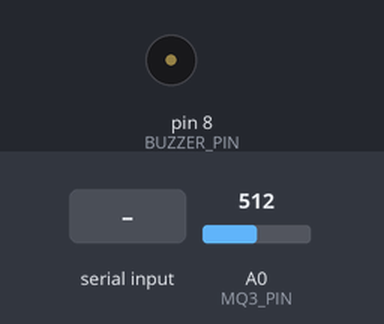
Simulated run of this sketch. Board: Arduino Uno, built with avr-gcc and run on an emulated ATmega328P. Shown: buzzer (waves = sounding). The inputs (shaded band) are chosen by the test bench; at power-on: A0 (MQ3_PIN) = 512. EEPROM starts erased; what the sketch prints to the serial monitor is not drawn.

Above: at 1.2 s.
1.3 s: A0 (MQ3_PIN) set to 716
4.2 s: "FACTORY\n" received over Serial
7.2 s: "PING\n" received over the second serial link
10.2 s: "BEEP\n" received over Serial
13.2 s: "FACTORY\n" received over the second serial link
16.2 s: A0 (MQ3_PIN) set to 511
At 61.4 s:
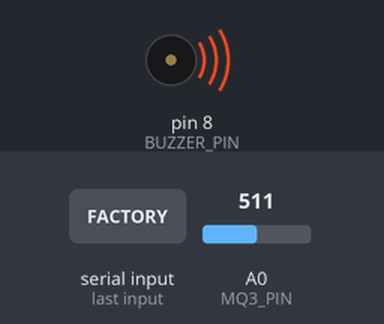
Timing chart, 0 to 62.0 s (numbered marks = the images above; inputs shaded):
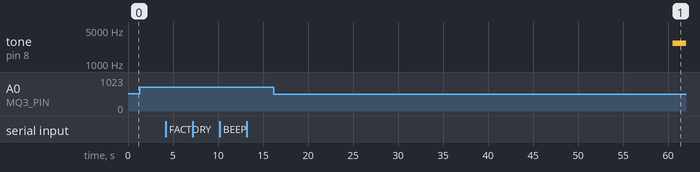

Measured:
- after the input at 1.3 s, every drawn part: stays the same
- after the input at 4.2 s, every drawn part: stays the same
- after the input at 7.2 s, every drawn part: stays the same
- after the input at 10.2 s, every drawn part: stays the same
- after the input at 13.2 s, every drawn part: stays the same

The sketch:

breathalyzer.ino
```cpp
/*
  IntegriScan breathalyzer firmware
  MQ-3 alcohol sensor on A0, buzzer on D8.

  Emits one JSON line per sample at 9600 baud to both the USB serial port and
  an HC-06 Bluetooth Classic (SPP) module. USB remains on D0/D1 for flashing
  and diagnostics; the HC-06 uses D3 (Arduino RX) and D4 (Arduino TX).

  Wiring (5 V Uno/Nano):
    HC-06 VCC -> Arduino 5 V
    HC-06 GND -> Arduino GND
    HC-06 TXD -> Arduino D3
    Arduino D4 -> 1 kOhm -> HC-06 RXD
    HC-06 RXD -> 2 kOhm -> GND
    HC-06 EN and STATE -> not connected

  The 1 kOhm/2 kOhm divider reduces the Arduino's 5 V TX signal to 3.3 V for
  the ZS-040 breakout. Do not connect D4 directly to HC-06 RXD. The EN and
  STATE carrier connections vary between ZS-040/FC-114 clones, so leave both
  open unless continuity testing or the exact board documentation proves that
  EN must be held at a 3.3 V normal-mode level. Never connect EN to 5 V.

  Hardware wiring and the first nine JSON fields are byte-for-byte compatible
  with the original revision, so an existing app build keeps working. This
  revision adds (all additive, nothing renamed or rescaled):

    * EEPROM-persisted, CRC-guarded device configuration (load resistance RL,
      clean-air R0, alarm threshold, buzzer enable, device serial). Config is
      only *read* and validated on boot; it is only *written* when a command
      changes a value, to respect the ~100k EEPROM write-cycle budget.
    * A 2 s hardware watchdog (AVR) enabled at the end of setup() and fed at
      the top of loop() and inside the sampling burst.
    * A bandgap VCC measurement (readVccMv) so vout and rs use the real supply
      rail instead of a hard-coded 5.000 V.
    * ADC burst statistics (min/max/spread) and sensor fault detection
      (short / rail / vcc / stuck) surfaced in the new `fault` field.
    * A clean-air baseline tracker and a WARM/BLOW/PEAK/IDLE breath state
      machine surfaced in the new `state` field.
    * An edge-triggered buzzer that beeps once per alarm latch for at most
      2 s (BUZZER_MAX_ON_MS) and re-arms only after the alarm clears; tone() /
      noTone() are only called when the desired buzzer state actually changes.
    * A bidirectional command parser over both the HC-06 and USB ports
      (RST, CAL AIR, CAL, RL, ALM, BEEP, SN, FACTORY, PING).
    * Extended telemetry: seq, up, vcc, spread, r0, fault, state and a 2-digit
      uppercase hex XOR checksum in crc.
*/

#include <SoftwareSerial.h>
#include <EEPROM.h>
#include <stdio.h>
#include <stdlib.h>
#include <string.h>
#include <stddef.h>

#if defined(__AVR__)
#include <avr/wdt.h>
#define HAVE_WATCHDOG 1
#else
#define HAVE_WATCHDOG 0
#endif

// ---------------------------------------------------------------------------
// Hardware mapping (unchanged from the original revision).
// ---------------------------------------------------------------------------
const int MQ3_PIN         = A0;
const int BUZZER_PIN      = 8;
const bool PASSIVE_BUZZER = true;

const int HC06_ARDUINO_RX_PIN = 3; // Arduino D3: HC-06 TXD -> SoftwareSerial RX
const int HC06_ARDUINO_TX_PIN = 4; // Arduino D4: SoftwareSerial TX -> divider -> HC-06 RXD
const unsigned long SERIAL_BAUD = 9600;

const int BUZZER_FREQ = 2700;

SoftwareSerial HC06Serial(HC06_ARDUINO_RX_PIN, HC06_ARDUINO_TX_PIN);

// ---------------------------------------------------------------------------
// Sampling, alarm and warm-up tuning.
// ---------------------------------------------------------------------------
const int  NUM_SAMPLES     = 25;
const int  SAMPLE_DELAY_MS = 2;

const int  ALARM_HYSTERESIS = 20;
const unsigned long ALARM_HOLD_MS = 1500;          // Minimum latch hold (anti-chatter).
const unsigned long BUZZER_MAX_ON_MS = 2000;       // Each alarm beeps once for at most this long.
const unsigned long WARMUP_MS     = 60000;         // Fixed warm-up floor.
const unsigned long WARMUP_STABLE_CEILING_MS = 90000; // Hard ceiling for the post-60 s stability wait.
const unsigned long PEAK_HOLD_MS = 8000;           // Post-blow PEAK hold window.

const float ADC_MAX = 1023;

// The old delay(200) is replaced by this pumped inter-record wait so the
// watchdog stays fed and commands keep being serviced between records.
const unsigned long RECORD_INTERVAL_MS = 200;

// VCC sanity band applied to the bandgap reading.
const long VCC_MS_MIN = 3500;
const long VCC_MS_MAX = 6000;
const long VCC_FAULT_MIN = 4500;
const long VCC_FAULT_MAX = 5500;
const long VCC_FALLBACK_MV = 5000;

// ---------------------------------------------------------------------------
// Sampling burst statistics.
//
// Declared up here, before any function, because the Arduino IDE lifts
// function bodies above the type definitions it finds and then builds the
// prototypes from what is left. A struct that sits directly above its only
// user (readBurst) gets separated from it, and the generated prototype for
// readBurst() fails with "'BurstResult' does not name a type". Keeping every
// type above every function makes the sketch safe to compile in both the IDE
// and arduino-cli.
// ---------------------------------------------------------------------------
struct BurstResult {
  int raw;
  int minRaw;
  int maxRaw;
  int spread;
};

// ---------------------------------------------------------------------------
// EEPROM device configuration.
// ---------------------------------------------------------------------------
const uint16_t CONFIG_MAGIC   = 0x4953; // 'IS'
const uint8_t  CONFIG_VERSION = 1;
const uint16_t CONFIG_RL_MIN = 100;
const uint32_t CONFIG_RL_MAX = 500000;
const uint16_t CONFIG_R0_MIN = 100;
const uint32_t CONFIG_R0_MAX = 500000;
const int      CONFIG_ALARM_MIN = 50;
const int      CONFIG_ALARM_MAX = 1000;

struct DeviceConfig {
  uint16_t magic;
  uint8_t  version;
  uint8_t  buzzerEnabled;
  char     serial[16];
  long     rlOhms;
  long     r0Ohms;
  int      alarmThreshold;
  uint16_t crc;
};

DeviceConfig config;

// ---------------------------------------------------------------------------
// Runtime state.
// ---------------------------------------------------------------------------
unsigned long bootMs = 0;
unsigned long lastOverMs = 0;
unsigned long seq = 0;

bool   alarm = false;
bool   warming = true;
int    ema = 0;
int    peak = 0;
int    baselineEma = 0;
int    prevRaw = -1;
int    stuckCount = 0;
float  sensorRs = -1.0f;
bool   buzzerState = false;
bool   buzzerArmed = true;          // Re-armed only once the alarm clears.
unsigned long buzzerStartMs = 0;
unsigned long blowPeakMs = 0;

enum BreathState { ST_IDLE, ST_BLOW, ST_PEAK };
BreathState breathState = ST_IDLE;

// ---------------------------------------------------------------------------
// CRC-16/CCITT-FALSE (poly 0x1021, init 0xFFFF, no reflection, no final XOR).
// ---------------------------------------------------------------------------
uint16_t crc16(const uint8_t* data, size_t len) {
  uint16_t crc = 0xFFFF;
  for (size_t i = 0; i < len; i++) {
    crc ^= (uint16_t)data[i] << 8;
    for (uint8_t bit = 0; bit < 8; bit++) {
      if (crc & 0x8000) crc = (uint16_t)((crc << 1) ^ 0x1021);
      else              crc = (uint16_t)(crc << 1);
    }
  }
  return crc;
}

// ---------------------------------------------------------------------------
// Watchdog helper: a no-op on non-AVR targets.
// ---------------------------------------------------------------------------
static inline void wdtFeed() {
#if HAVE_WATCHDOG
  wdt_reset();
#endif
}

// ---------------------------------------------------------------------------
// Buzzer (kept at the original 2700 Hz on D8).
// ---------------------------------------------------------------------------
void buzzerOn()  { if (PASSIVE_BUZZER) tone(BUZZER_PIN, BUZZER_FREQ); else digitalWrite(BUZZER_PIN, HIGH); }
void buzzerOff() { if (PASSIVE_BUZZER) noTone(BUZZER_PIN);     else digitalWrite(BUZZER_PIN, LOW); }

// ---------------------------------------------------------------------------
// Configuration defaults, validation and EEPROM persistence.
// ---------------------------------------------------------------------------
void setDefaultConfig(DeviceConfig& c) {
  memset(&c, 0, sizeof(c));          // also clears struct padding for a stable CRC
  c.magic          = CONFIG_MAGIC;
  c.version        = CONFIG_VERSION;
  c.buzzerEnabled  = 1;
  strncpy(c.serial, "MQ3-0001", sizeof(c.serial) - 1);
  c.serial[sizeof(c.serial) - 1] = '\0';
  c.rlOhms         = 1000;
  c.r0Ohms         = 7532;
  c.alarmThreshold = 350;
  c.crc            = 0;
}

bool isSerialChar(char c) {
  return (c >= 'A' && c <= 'Z') || (c >= 'a' && c <= 'z') ||
         (c >= '0' && c <= '9') || c == '-';
}

// Defensive cleanup of a config that already passed CRC (or a default): keep
// every field inside its valid range and force the serial to a sanitized,
// null-terminated [A-Za-z0-9-] token.
void sanitizeConfig(DeviceConfig& c) {
  if (c.buzzerEnabled > 1) c.buzzerEnabled = 1;
  if (c.rlOhms < (long)CONFIG_RL_MIN) c.rlOhms = (long)CONFIG_RL_MIN;
  if (c.rlOhms > (long)CONFIG_RL_MAX) c.rlOhms = (long)CONFIG_RL_MAX;
  if (c.r0Ohms < (long)CONFIG_R0_MIN) c.r0Ohms = (long)CONFIG_R0_MIN;
  if (c.r0Ohms > (long)CONFIG_R0_MAX) c.r0Ohms = (long)CONFIG_R0_MAX;
  if (c.alarmThreshold < CONFIG_ALARM_MIN) c.alarmThreshold = CONFIG_ALARM_MIN;
  if (c.alarmThreshold > CONFIG_ALARM_MAX) c.alarmThreshold = CONFIG_ALARM_MAX;

  c.serial[sizeof(c.serial) - 1] = '\0';
  char clean[sizeof(c.serial)];
  uint8_t j = 0;
  for (uint8_t i = 0; c.serial[i] != '\0'; i++) {
    if (isSerialChar(c.serial[i]) && j < sizeof(clean) - 1) clean[j++] = c.serial[i];
  }
  clean[j] = '\0';
  if (j == 0) strcpy(clean, "MQ3-0001");
  strcpy(c.serial, clean);
}

uint16_t configCrc(const DeviceConfig& c) {
  return crc16(reinterpret_cast<const uint8_t*>(&c), offsetof(DeviceConfig, crc));
}

void loadConfig() {
  EEPROM.get(0, config);
  bool valid = config.magic == CONFIG_MAGIC &&
               config.version == CONFIG_VERSION &&
               config.crc == configCrc(config);
  if (valid) {
    sanitizeConfig(config);
  } else {
    // Keep defaults in RAM only: do NOT write on every boot, so the defaults
    // are persisted purely by a config command that changes a value.
    setDefaultConfig(config);
  }
}

void saveConfig() {
  sanitizeConfig(config);
  config.crc = configCrc(config);
  EEPROM.put(0, config);
}

bool setSerialField(const char* s) {
  size_t n = strlen(s);
  if (n < 1 || n > 15) return false;
  for (size_t i = 0; i < n; i++) {
    if (!isSerialChar(s[i])) return false;
  }
  memset(config.serial, 0, sizeof(config.serial));
  strncpy(config.serial, s, sizeof(config.serial) - 1);
  return true;
}

// ---------------------------------------------------------------------------
// Bandgap VCC measurement (ATmega328P / ATmega168 only; 5 V fallback else).
// ---------------------------------------------------------------------------
long readVccMv() {
#if defined(__AVR_ATmega328P__) || defined(__AVR_ATmega168__)
  // Measure the internal 1.1 V bandgap reference against AVCC.
  ADMUX = _BV(REFS0) | _BV(MUX3) | _BV(MUX2) | _BV(MUX1);
  delay(2);                          // let the bandgap buffer settle
  ADCSRA |= _BV(ADSC);               // start a conversion
  while (ADCSRA & _BV(ADSC)) { }     // wait for it to finish
  int adc = (int)ADC;
  if (adc <= 0) return VCC_FALLBACK_MV;
  long mv = 1125300L / (long)adc;    // 1.100 * 1023 * 1000 / adc, in mV
  if (mv < VCC_MS_MIN || mv > VCC_MS_MAX) return VCC_FALLBACK_MV;
  return mv;
#else
  return VCC_FALLBACK_MV;
#endif
}

// ---------------------------------------------------------------------------
// ADC burst sampling with min/max/spread statistics.
// ---------------------------------------------------------------------------
BurstResult readBurst() {
  long sum = 0;
  int mn = (int)ADC_MAX;
  int mx = 0;
  for (int i = 0; i < NUM_SAMPLES; i++) {
    int v = analogRead(MQ3_PIN);
    sum += v;
    if (v < mn) mn = v;
    if (v > mx) mx = v;
    wdtFeed();                       // keep the watchdog fed during the burst
    delay(SAMPLE_DELAY_MS);
  }
  BurstResult r;
  r.raw    = (int)(sum / NUM_SAMPLES);
  r.minRaw = mn;
  r.maxRaw = mx;
  r.spread = mx - mn;
  return r;
}

// ---------------------------------------------------------------------------
// Breath state name for telemetry.
// ---------------------------------------------------------------------------
const char* breathStateName() {
  if (warming) return "WARM";
  switch (breathState) {
    case ST_BLOW: return "BLOW";
    case ST_PEAK: return "PEAK";
    default:      return "IDLE";
  }
}

// ---------------------------------------------------------------------------
// Bidirectional command parser (non-blocking, newline terminated).
// ---------------------------------------------------------------------------
char cmdBuf[40];
uint8_t cmdLen = 0;

void handleCommand(char* cmd); // forward declaration (pollStream dispatches to it)

void pollStream(Stream& s) {
  while (s.available() > 0) {
    int c = s.read();
    if (c < 0) return;
    char ch = (char)c;
    if (ch == '\r' || ch == '\n') {
      if (cmdLen > 0) {
        cmdBuf[cmdLen] = '\0';
        handleCommand(cmdBuf);
        cmdLen = 0;
      }
    } else if (ch >= 32 && ch <= 126) {
      if (cmdLen < sizeof(cmdBuf) - 1) {
        cmdBuf[cmdLen++] = ch;
      } else {
        cmdLen = 0; // overflow: discard until the next newline
      }
    }
    // other control bytes are ignored
  }
}

void pollSerialCommands() {
  pollStream(HC06Serial);
  pollStream(Serial);
}

void handleCommand(char* cmd) {
  // trim leading / trailing whitespace
  while (*cmd == ' ' || *cmd == '\t') cmd++;
  size_t n = strlen(cmd);
  while (n > 0 && (cmd[n - 1] == ' ' || cmd[n - 1] == '\t')) cmd[--n] = '\0';
  if (n == 0) return;

  if (strcmp(cmd, "PING") == 0) {
    return; // no-op health check
  }
  if (strcmp(cmd, "RST") == 0) {
    peak = ema;
    alarm = false;
    baselineEma = ema;
    breathState = ST_IDLE;
    blowPeakMs = 0;
    stuckCount = 0;
    return;
  }
  if (strcmp(cmd, "FACTORY") == 0) {
    setDefaultConfig(config);
    saveConfig();
    return;
  }

  char* sp = strchr(cmd, ' ');
  char* arg = (char*)"";
  if (sp) {
    *sp = '\0';
    arg = sp + 1;
    while (*arg == ' ') arg++;
  }

  if (strcmp(cmd, "CAL") == 0) {
#ifdef FW_DEBUG
    fprintf(stderr, "DBG CAL arg=[%s] warming=%d sensorRs=%.1f\n", arg, (int)warming, (double)sensorRs);
#endif
    if (strcmp(arg, "AIR") == 0) {
      if (!warming && sensorRs > 0.0f) {
        config.r0Ohms = (long)(sensorRs + 0.5f);
        saveConfig();
      }
    } else {
      long v = atol(arg);
      if (v >= CONFIG_R0_MIN && v <= (long)CONFIG_R0_MAX) {
        config.r0Ohms = (long)v;
        saveConfig();
      }
    }
  } else if (strcmp(cmd, "RL") == 0) {
    long v = atol(arg);
    if (v >= CONFIG_RL_MIN && v <= (long)CONFIG_RL_MAX) {
      config.rlOhms = (long)v;
      saveConfig();
    }
  } else if (strcmp(cmd, "ALM") == 0) {
    long v = atol(arg);
    if (v >= CONFIG_ALARM_MIN && v <= CONFIG_ALARM_MAX) {
      config.alarmThreshold = (int)v;
      saveConfig();
    }
  } else if (strcmp(cmd, "BEEP") == 0) {
    long v = atol(arg);
    if (v == 0 || v == 1) {
      config.buzzerEnabled = (uint8_t)v;
      saveConfig(); // edge trigger applies the change on the next record
    }
  } else if (strcmp(cmd, "SN") == 0) {
    if (setSerialField(arg)) {
      saveConfig();
    }
  }
}

// ---------------------------------------------------------------------------
// Boot.
// ---------------------------------------------------------------------------
// Buzzer: each alarm latch beeps once for at most BUZZER_MAX_ON_MS, then stays
// silent until the alarm clears and latches again. Edge-triggered: tone() /
// noTone() are only touched when the desired state changes, which avoids
// rephasing the waveform on every record (KI-11).
// ---------------------------------------------------------------------------
void updateBuzzer(unsigned long now) {
  bool alarmActive = !warming && alarm && (config.buzzerEnabled != 0);
  bool desired = false;
  if (!alarmActive) {
    buzzerArmed = true;
  } else {
    if (buzzerArmed) {
      buzzerArmed = false;
      buzzerStartMs = now;
    }
    desired = (now - buzzerStartMs) < BUZZER_MAX_ON_MS;
  }
  if (desired != buzzerState) {
    buzzerState = desired;
    if (buzzerState) buzzerOn(); else buzzerOff();
  }
}

// ---------------------------------------------------------------------------
void setup() {
  pinMode(BUZZER_PIN, OUTPUT);
  buzzerOff();

  loadConfig();

  Serial.begin(SERIAL_BAUD);
  HC06Serial.begin(SERIAL_BAUD);

  bootMs = millis();
  lastOverMs = bootMs;
  blowPeakMs = bootMs;

  BurstResult initBurst = readBurst();
  ema = initBurst.raw;
  peak = ema;
  baselineEma = ema;
  prevRaw = -1;
  stuckCount = 0;
  sensorRs = -1.0f;
  warming = true;
  alarm = false;
  breathState = ST_IDLE;
  buzzerState = false;
  buzzerArmed = true;
  buzzerStartMs = bootMs;

#if HAVE_WATCHDOG
  wdt_enable(WDTO_2S);
#endif
}

// ---------------------------------------------------------------------------
// Main loop: one record per iteration.
// ---------------------------------------------------------------------------
void loop() {
  wdtFeed();
  pollSerialCommands();

  unsigned long now = millis();
  unsigned long uptimeMs = now - bootMs;

  int vccMv = (int)readVccMv();
  float vccVolts = vccMv / 1000.0f;

  BurstResult burst = readBurst();
  int raw = burst.raw;
  int spread = burst.spread;

  int prevEma = ema;
  ema = (ema * 3 + raw) / 4;

  bool wasWarming = warming;
  warming = (uptimeMs < WARMUP_MS) ||
            (uptimeMs < WARMUP_STABLE_CEILING_MS && abs(ema - prevEma) > 8);

  // Stuck-sensor detector: identical raw with zero spread while warm-complete.
  if (!warming && raw == prevRaw && spread == 0) {
    if (stuckCount < 1000) stuckCount++;
  } else {
    stuckCount = 0;
  }
  prevRaw = raw;

  // Clean-air baseline tracker.
  if (!warming) {
    if (wasWarming) {
      baselineEma = ema;                          // freeze the baseline on warm-up completion
    } else if (ema <= baselineEma + 8) {
      baselineEma += (ema - baselineEma) / 8;     // slow follow of slow clean-air drift
    }
  }

  // Device peak.
  if (!warming) {
    if (ema > peak) {
      peak = ema;
      blowPeakMs = now;
    }
    if (ema < config.alarmThreshold - 100 && peak > ema) {
      peak -= 2;
    }
  }

  // Breath state machine.
  if (warming) {
    breathState = ST_IDLE;
  } else {
    bool blowNow = (ema >= baselineEma + 20) && (ema >= prevEma - 2);
    if (blowNow) {
      breathState = ST_BLOW;
      blowPeakMs = now;
    } else if (breathState == ST_BLOW ||
               (peak >= baselineEma + 20 && (now - blowPeakMs) <= PEAK_HOLD_MS)) {
      breathState = ST_PEAK;
    } else {
      breathState = ST_IDLE;
    }
  }

  // Alarm latch with a 1.5 s minimum hold.
  bool over = ema > config.alarmThreshold;
  if (over) {
    lastOverMs = now;
    alarm = true;
  } else if (alarm && ema < config.alarmThreshold - ALARM_HYSTERESIS) {
    if ((now - lastOverMs) > ALARM_HOLD_MS) alarm = false;
  }

  // Conversion using the real rail and the configured load resistance.
  float vout = raw * (vccVolts / ADC_MAX);
  if (vout > 0.05f && vout < vccVolts - 0.01f) {
    sensorRs = config.rlOhms * (vccVolts - vout) / vout;
  } else {
    sensorRs = -1.0f;
  }

  const char* faultStr;
  if (raw == 0 || vout <= 0.05f)         faultStr = "short";
  else if (raw >= 1020)                  faultStr = "rail";
  else if (vccMv < VCC_FAULT_MIN || vccMv > VCC_FAULT_MAX) faultStr = "vcc";
  else if (!warming && stuckCount >= 25)  faultStr = "stuck";
  else                                    faultStr = "ok";

  updateBuzzer(now);

  seq++;

  char voltageText[12];
  char resistanceText[12];
  char line[256];
  dtostrf(vout, 0, 3, voltageText);
  dtostrf(sensorRs, 0, 0, resistanceText);

  int length = snprintf(line, sizeof(line),
    "{\"raw\":%d,\"avg\":%d,\"peak\":%d,\"sn\":\"%s\","
    "\"vout\":%s,\"rs\":%s,\"over\":%s,\"alarm\":%s,\"warm\":%s,"
    "\"seq\":%lu,\"up\":%lu,\"vcc\":%d,\"spread\":%d,\"r0\":%ld,"
    "\"fault\":\"%s\",\"state\":\"%s\"",
    raw, ema, peak, config.serial,
    voltageText, resistanceText,
    over ? "true" : "false",
    alarm ? "true" : "false",
    warming ? "true" : "false",
    seq, uptimeMs, vccMv, spread,
    config.r0Ohms,
    faultStr, breathStateName());

  if (length > 0 && length < (int)sizeof(line) - 20) {
    // XOR checksum over every byte after the opening '{' through the end of
    // the "state":"..." value.
    uint8_t x = 0;
    for (int i = 1; i < length; i++) x ^= (uint8_t)line[i];
    int tail = snprintf(line + length, sizeof(line) - length,
                        ",\"crc\":\"%02X\"}\r\n", (unsigned)x);
    if (tail > 0 && (size_t)(length + tail) <= sizeof(line)) {
      length += tail;
      // Prioritize the wireless copy, then preserve the USB debug copy.
      HC06Serial.write(reinterpret_cast<const uint8_t*>(line), length);
      Serial.write(reinterpret_cast<const uint8_t*>(line), length);
    }
  }

  // Non-blocking inter-record wait: keep servicing commands and the watchdog
  // instead of the old blocking delay(200).
  unsigned long waitUntil = millis() + RECORD_INTERVAL_MS;
  while ((long)(millis() - waitUntil) < 0) {
    pollSerialCommands();
    updateBuzzer(millis());   // cut the beep off on time, not at the next record
    wdtFeed();
    delay(5);
  }
}
```
